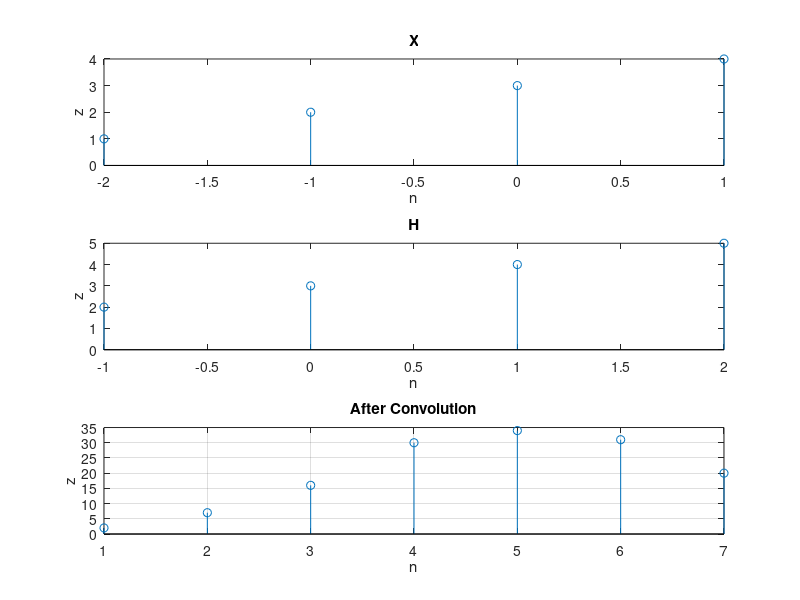

This figure's MATLAB source:
clc; clear all; close all;
n1=-2:1;
x = [1, 2, 3, 4];
n2=-1:2;
h = [2, 3, 4, 5];
z = conv(x, h);
subplot(3,1,1);
stem(n1,x);
xlabel('n');
ylabel('z');
title('X');
subplot(3,1,2);
stem(n2,h);
xlabel('n');
ylabel('z');
title('H');
subplot(3,1,3);
stem(z);
xlabel('n');
ylabel('z');
title('After Convolution');
grid on;

